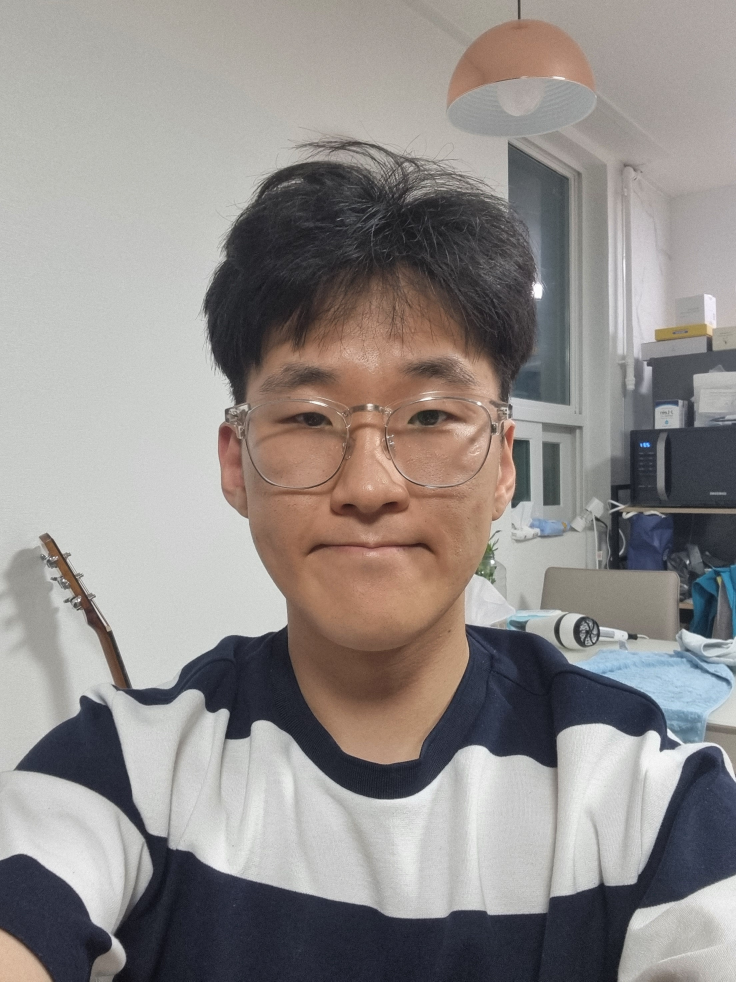
#> input picture 2021/20210606_225345.jpg, 2208 x 2944 px (shown at 1/3 size); its folder holds only this picture in this run
$ python astimegoesbyMain.py
#> lines starting #> are read from the running program, lines starting #| are printed output that depends on the picture
# -*- coding: utf-8 -*-
"""
Created on Wed Dec 28 23:15:07 2022

@author: dhdnj
"""
import re
import math
import cv2
import numpy as np
import os


input_path = "./2021/"
input_extension = "jpg"
output_path = "./output/"
output_file = "2021.avi"

paths = [os.path.join(input_path, i) for i in os.listdir(input_path) if re.search(".jpg$", i)]
# input_path = "./2022/"
# paths2 = [os.path.join(input_path, i) for i in os.listdir(input_path) if re.search(".jpg$", i)]
# paths = paths + paths2

print(len(paths))
width = 1200
height = 1600
img_array = []
print(paths)

textSize = cv2.getTextSize(paths[0][7:15], fontFace=cv2.FONT_HERSHEY_SIMPLEX, fontScale=2, thickness=3)

for filename in paths:
    img = cv2.imread(filename)  ## 이미지 파일 불러오기
#> img is the input picture: shape (2944, 2208, 3); mean B, G, R 138.4, 140.7, 145.7
    img = cv2.resize(img, dsize=(width, height), interpolation=cv2.INTER_AREA) ## 이미지 사이즈 수정.
#> img: shape (1600, 1200, 3)
    cv2.putText(img, filename[7:15], (math.ceil((width-textSize[0][0])/2), height-160), cv2.FONT_HERSHEY_SIMPLEX, 2, (0, 255, 100), 3)
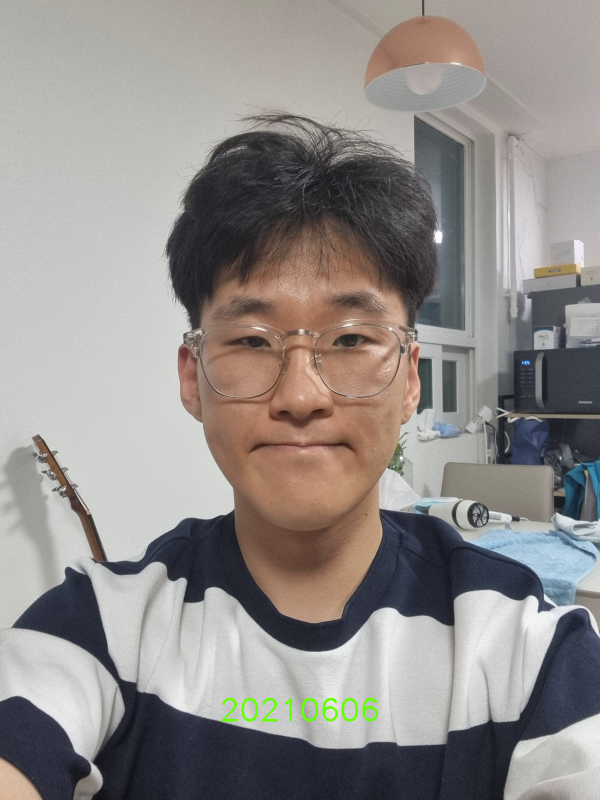
#> img: shape (1600, 1200, 3) (shown at 1/2 size); mean B, G, R 138, 140.9, 145.5
    w, h, layer = img.shape
#> w = 1600; h = 1200; layer = 3
    size = (w, h)
#> size = (1600, 1200)
    img_array.append(img)

fps = 10
out = cv2.VideoWriter(output_path + output_file, cv2.VideoWriter_fourcc(*'MJPG'), fps, (width, height))
for i in img_array:
    out.write(i)
#> this loop made 1 pass

out.release()
print(output_path + output_file + '완성')


def __main__():
    print("main")

$ run again, on 2021/20210610_075802.jpg
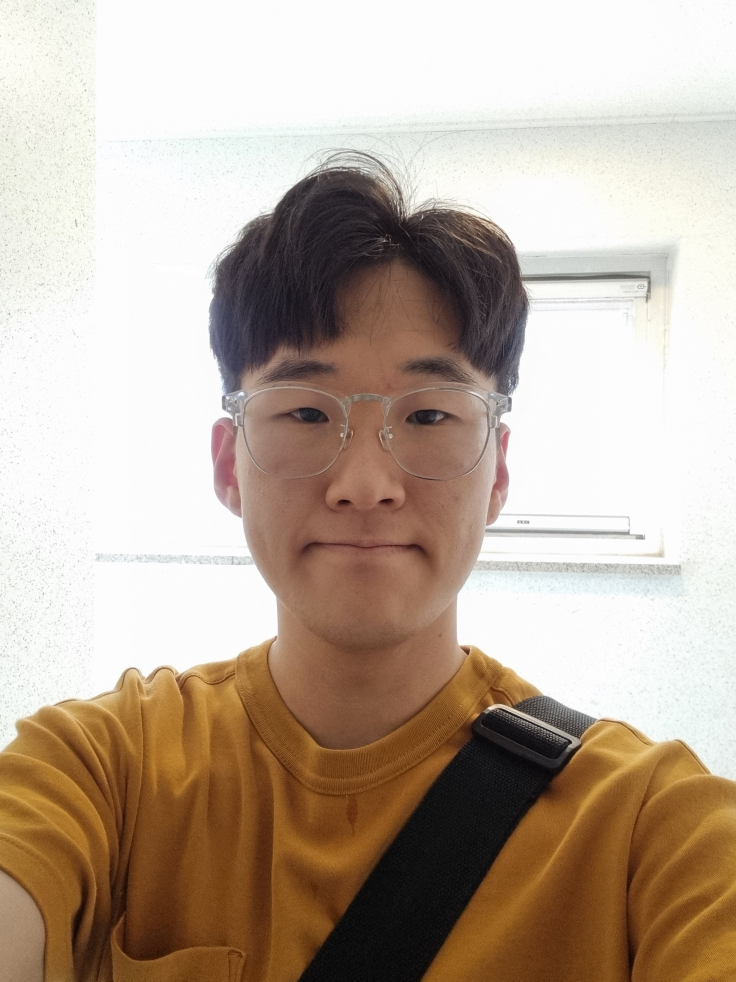
#> input picture 2021/20210610_075802.jpg, 2208 x 2944 px (shown at 1/3 size)
#> img is the input picture: shape (2944, 2208, 3); mean B, G, R 155.3, 170.2, 186.8
#> `cv2.putText(img, filename[7:15], (math.ceil((width-textSize[0][0])/2),..`:
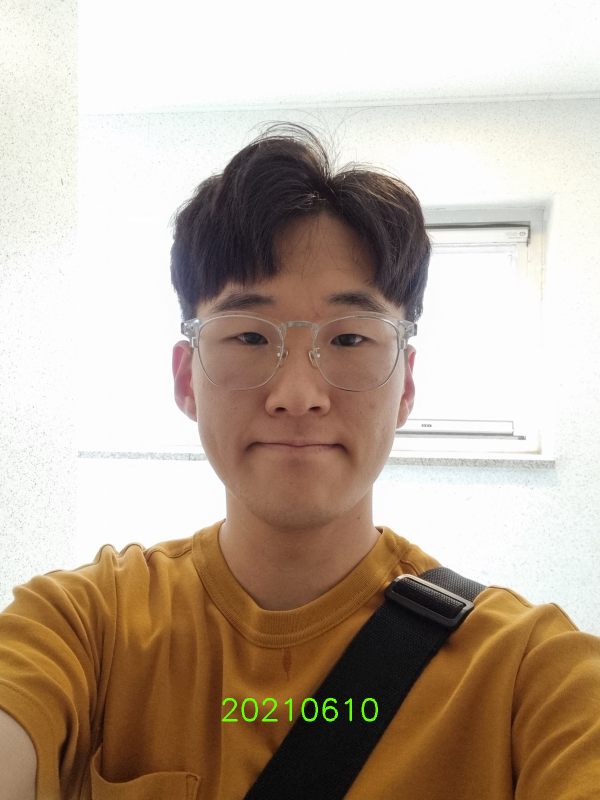
#> img: shape (1600, 1200, 3) (shown at 1/2 size); mean B, G, R 155.3, 170.6, 186.8
#> the loop `for i in img_array:` made 1 pass

$ run again, on 2021/20210611_075518.jpg
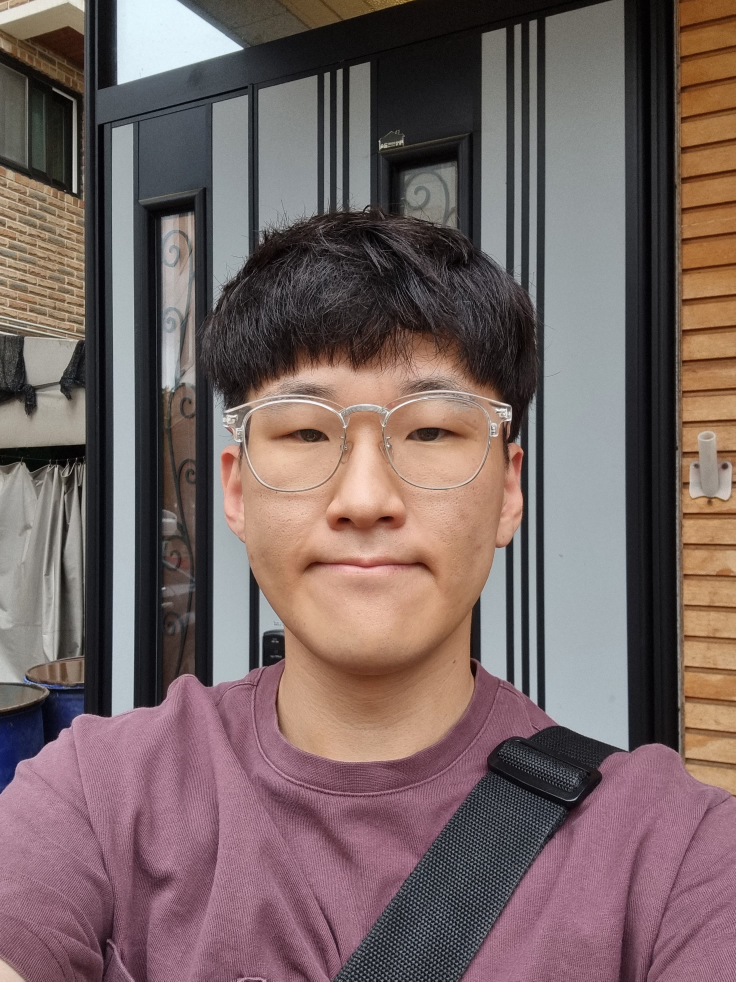
#> input picture 2021/20210611_075518.jpg, 2208 x 2944 px (shown at 1/3 size)
#> img is the input picture: shape (2944, 2208, 3); mean B, G, R 99.3, 100.6, 118.4
#> `cv2.putText(img, filename[7:15], (math.ceil((width-textSize[0][0])/2),..`:
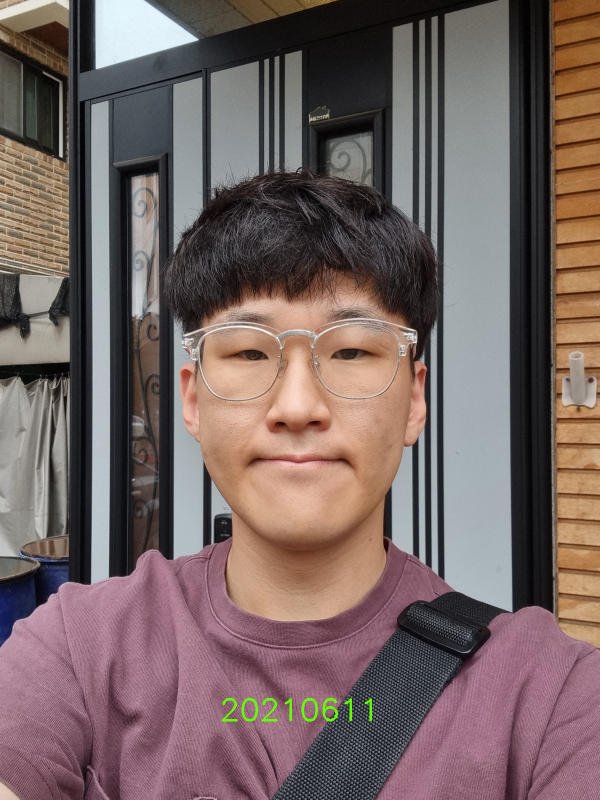
#> img: shape (1600, 1200, 3) (shown at 1/2 size); mean B, G, R 99.1, 100.9, 118.4
#> the loop `for i in img_array:` made 1 pass

$ run again, on 2021/20210612_145314.jpg
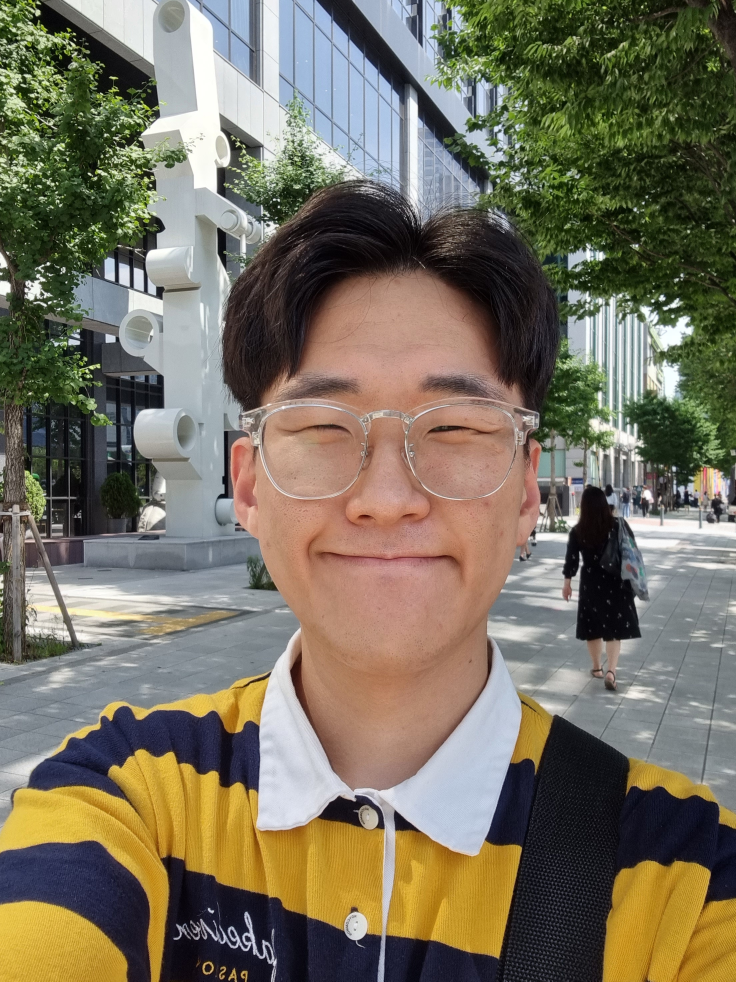
#> input picture 2021/20210612_145314.jpg, 2208 x 2944 px (shown at 1/3 size)
#> img is the input picture: shape (2944, 2208, 3); mean B, G, R 95.5, 113.3, 119.9
#> `cv2.putText(img, filename[7:15], (math.ceil((width-textSize[0][0])/2),..`:
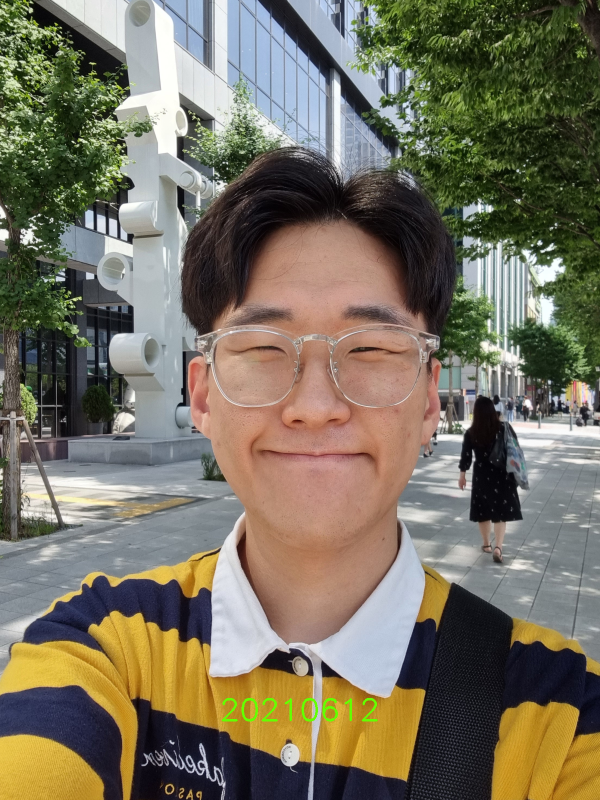
#> img: shape (1600, 1200, 3) (shown at 1/2 size); mean B, G, R 95.4, 113.5, 119.7
#> the loop `for i in img_array:` made 1 pass

$ run again, on 2021/20210607_230846.jpg
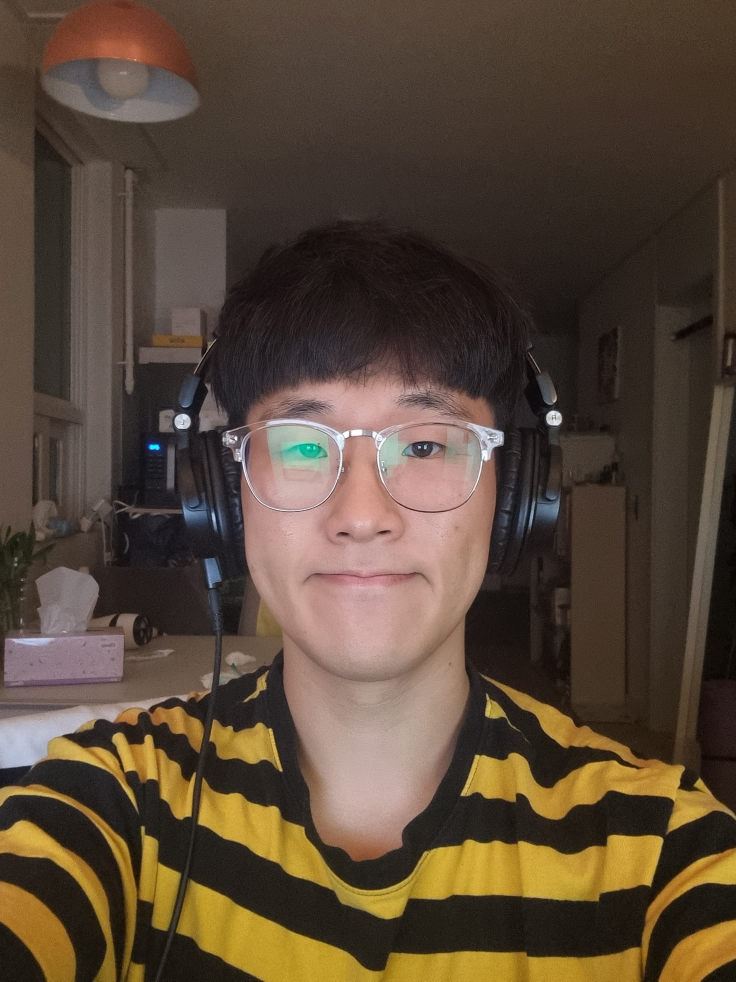
#> input picture 2021/20210607_230846.jpg, 2208 x 2944 px (shown at 1/3 size)
#> img is the input picture: shape (2944, 2208, 3); mean B, G, R 56.2, 72.2, 88.9
#> `cv2.putText(img, filename[7:15], (math.ceil((width-textSize[0][0])/2),..`:
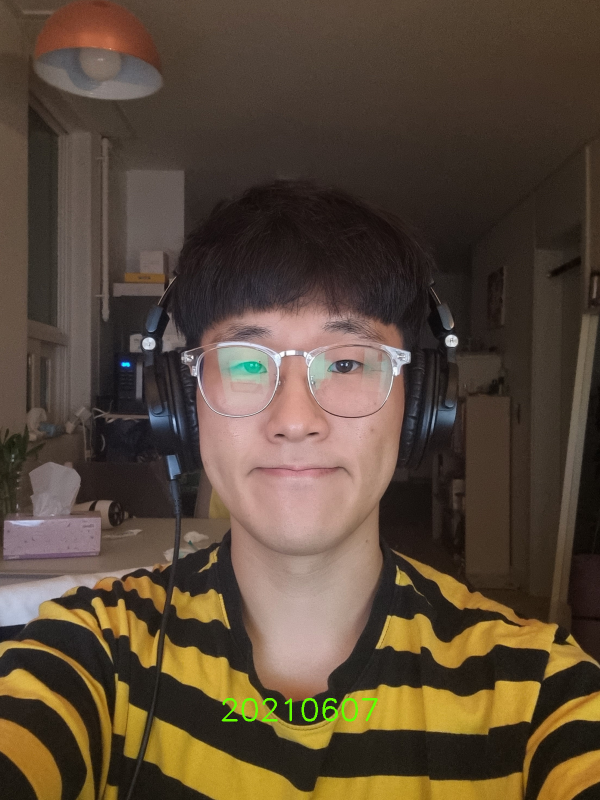
#> img: shape (1600, 1200, 3) (shown at 1/2 size); mean B, G, R 56.2, 72.5, 88.8
#> the loop `for i in img_array:` made 1 pass
